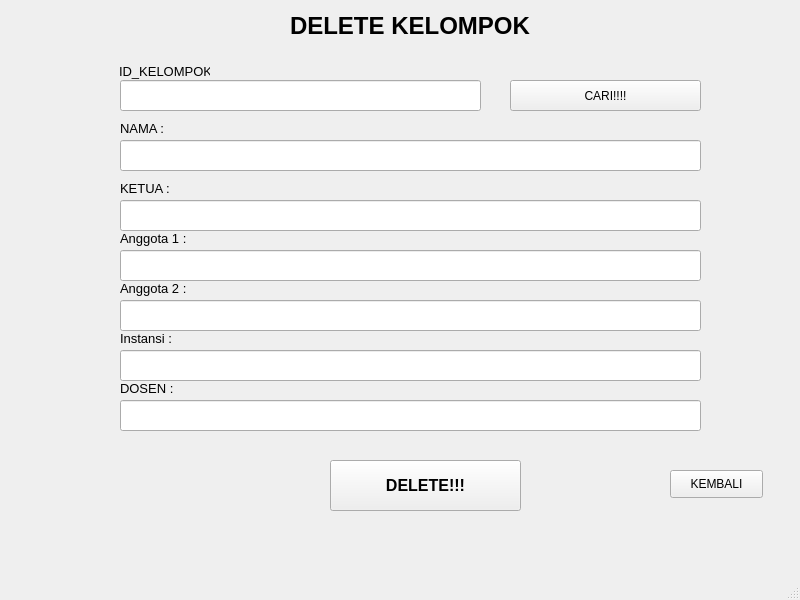
<?xml version="1.0" encoding="UTF-8"?>
<ui version="4.0">
 <class>MainWindow</class>
 <widget class="QMainWindow" name="MainWindow">
  <property name="geometry">
   <rect>
    <x>0</x>
    <y>0</y>
    <width>800</width>
    <height>600</height>
   </rect>
  </property>
  <property name="windowTitle">
   <string>MainWindow</string>
  </property>
  <widget class="QWidget" name="centralwidget">
   <widget class="QLabel" name="label_5">
    <property name="geometry">
     <rect>
      <x>120</x>
      <y>230</y>
      <width>211</width>
      <height>16</height>
     </rect>
    </property>
    <property name="font">
     <font>
      <pointsize>10</pointsize>
     </font>
    </property>
    <property name="text">
     <string>Anggota 1 :</string>
    </property>
   </widget>
   <widget class="QPushButton" name="pushButton_cari">
    <property name="geometry">
     <rect>
      <x>510</x>
      <y>80</y>
      <width>191</width>
      <height>31</height>
     </rect>
    </property>
    <property name="text">
     <string>CARI!!!!</string>
    </property>
   </widget>
   <widget class="QLabel" name="label_9">
    <property name="geometry">
     <rect>
      <x>120</x>
      <y>330</y>
      <width>211</width>
      <height>16</height>
     </rect>
    </property>
    <property name="font">
     <font>
      <pointsize>10</pointsize>
     </font>
    </property>
    <property name="text">
     <string>Instansi :</string>
    </property>
   </widget>
   <widget class="QPushButton" name="btn_tambah">
    <property name="geometry">
     <rect>
      <x>330</x>
      <y>460</y>
      <width>191</width>
      <height>51</height>
     </rect>
    </property>
    <property name="font">
     <font>
      <pointsize>12</pointsize>
      <weight>75</weight>
      <bold>true</bold>
     </font>
    </property>
    <property name="text">
     <string>DELETE!!!</string>
    </property>
   </widget>
   <widget class="QLabel" name="label_6">
    <property name="geometry">
     <rect>
      <x>120</x>
      <y>280</y>
      <width>211</width>
      <height>16</height>
     </rect>
    </property>
    <property name="font">
     <font>
      <pointsize>10</pointsize>
     </font>
    </property>
    <property name="text">
     <string>Anggota 2 :</string>
    </property>
   </widget>
   <widget class="QPushButton" name="btn_kembali">
    <property name="geometry">
     <rect>
      <x>670</x>
      <y>470</y>
      <width>93</width>
      <height>28</height>
     </rect>
    </property>
    <property name="text">
     <string>KEMBALI</string>
    </property>
   </widget>
   <widget class="QLabel" name="label_7">
    <property name="geometry">
     <rect>
      <x>290</x>
      <y>10</y>
      <width>281</width>
      <height>31</height>
     </rect>
    </property>
    <property name="font">
     <font>
      <pointsize>18</pointsize>
      <weight>75</weight>
      <bold>true</bold>
     </font>
    </property>
    <property name="text">
     <string>DELETE KELOMPOK</string>
    </property>
   </widget>
   <widget class="QLabel" name="label_10">
    <property name="geometry">
     <rect>
      <x>120</x>
      <y>380</y>
      <width>211</width>
      <height>16</height>
     </rect>
    </property>
    <property name="font">
     <font>
      <pointsize>10</pointsize>
     </font>
    </property>
    <property name="text">
     <string>DOSEN :</string>
    </property>
   </widget>
   <widget class="QLineEdit" name="lineEdit_nama">
    <property name="geometry">
     <rect>
      <x>120</x>
      <y>140</y>
      <width>581</width>
      <height>31</height>
     </rect>
    </property>
    <property name="font">
     <font>
      <pointsize>10</pointsize>
     </font>
    </property>
    <property name="text">
     <string/>
    </property>
   </widget>
   <widget class="QLabel" name="label_8">
    <property name="geometry">
     <rect>
      <x>119</x>
      <y>63</y>
      <width>91</width>
      <height>16</height>
     </rect>
    </property>
    <property name="font">
     <font>
      <pointsize>10</pointsize>
     </font>
    </property>
    <property name="text">
     <string>ID_KELOMPOK :</string>
    </property>
   </widget>
   <widget class="QLabel" name="label_3">
    <property name="geometry">
     <rect>
      <x>120</x>
      <y>120</y>
      <width>161</width>
      <height>16</height>
     </rect>
    </property>
    <property name="font">
     <font>
      <pointsize>10</pointsize>
     </font>
    </property>
    <property name="text">
     <string>NAMA :</string>
    </property>
   </widget>
   <widget class="QLabel" name="label_4">
    <property name="geometry">
     <rect>
      <x>120</x>
      <y>180</y>
      <width>161</width>
      <height>16</height>
     </rect>
    </property>
    <property name="font">
     <font>
      <pointsize>10</pointsize>
     </font>
    </property>
    <property name="text">
     <string>KETUA :</string>
    </property>
   </widget>
   <widget class="QLineEdit" name="lineEdit_id">
    <property name="geometry">
     <rect>
      <x>120</x>
      <y>80</y>
      <width>361</width>
      <height>31</height>
     </rect>
    </property>
    <property name="font">
     <font>
      <pointsize>10</pointsize>
     </font>
    </property>
    <property name="text">
     <string/>
    </property>
   </widget>
   <widget class="QLineEdit" name="lineEdit_ketua">
    <property name="geometry">
     <rect>
      <x>120</x>
      <y>200</y>
      <width>581</width>
      <height>31</height>
     </rect>
    </property>
    <property name="font">
     <font>
      <pointsize>10</pointsize>
     </font>
    </property>
    <property name="text">
     <string/>
    </property>
   </widget>
   <widget class="QLineEdit" name="lineEdit_anggota1">
    <property name="geometry">
     <rect>
      <x>120</x>
      <y>250</y>
      <width>581</width>
      <height>31</height>
     </rect>
    </property>
    <property name="font">
     <font>
      <pointsize>10</pointsize>
     </font>
    </property>
    <property name="text">
     <string/>
    </property>
   </widget>
   <widget class="QLineEdit" name="lineEdit_anggota2">
    <property name="geometry">
     <rect>
      <x>120</x>
      <y>300</y>
      <width>581</width>
      <height>31</height>
     </rect>
    </property>
    <property name="font">
     <font>
      <pointsize>10</pointsize>
     </font>
    </property>
    <property name="text">
     <string/>
    </property>
   </widget>
   <widget class="QLineEdit" name="lineEdit_instansi">
    <property name="geometry">
     <rect>
      <x>120</x>
      <y>350</y>
      <width>581</width>
      <height>31</height>
     </rect>
    </property>
    <property name="font">
     <font>
      <pointsize>10</pointsize>
     </font>
    </property>
    <property name="text">
     <string/>
    </property>
   </widget>
   <widget class="QLineEdit" name="lineEdit_nama_6">
    <property name="geometry">
     <rect>
      <x>120</x>
      <y>400</y>
      <width>581</width>
      <height>31</height>
     </rect>
    </property>
    <property name="font">
     <font>
      <pointsize>10</pointsize>
     </font>
    </property>
    <property name="text">
     <string/>
    </property>
   </widget>
  </widget>
  <widget class="QMenuBar" name="menubar">
   <property name="geometry">
    <rect>
     <x>0</x>
     <y>0</y>
     <width>800</width>
     <height>21</height>
    </rect>
   </property>
  </widget>
  <widget class="QStatusBar" name="statusbar"/>
 </widget>
 <resources/>
 <connections/>
</ui>
